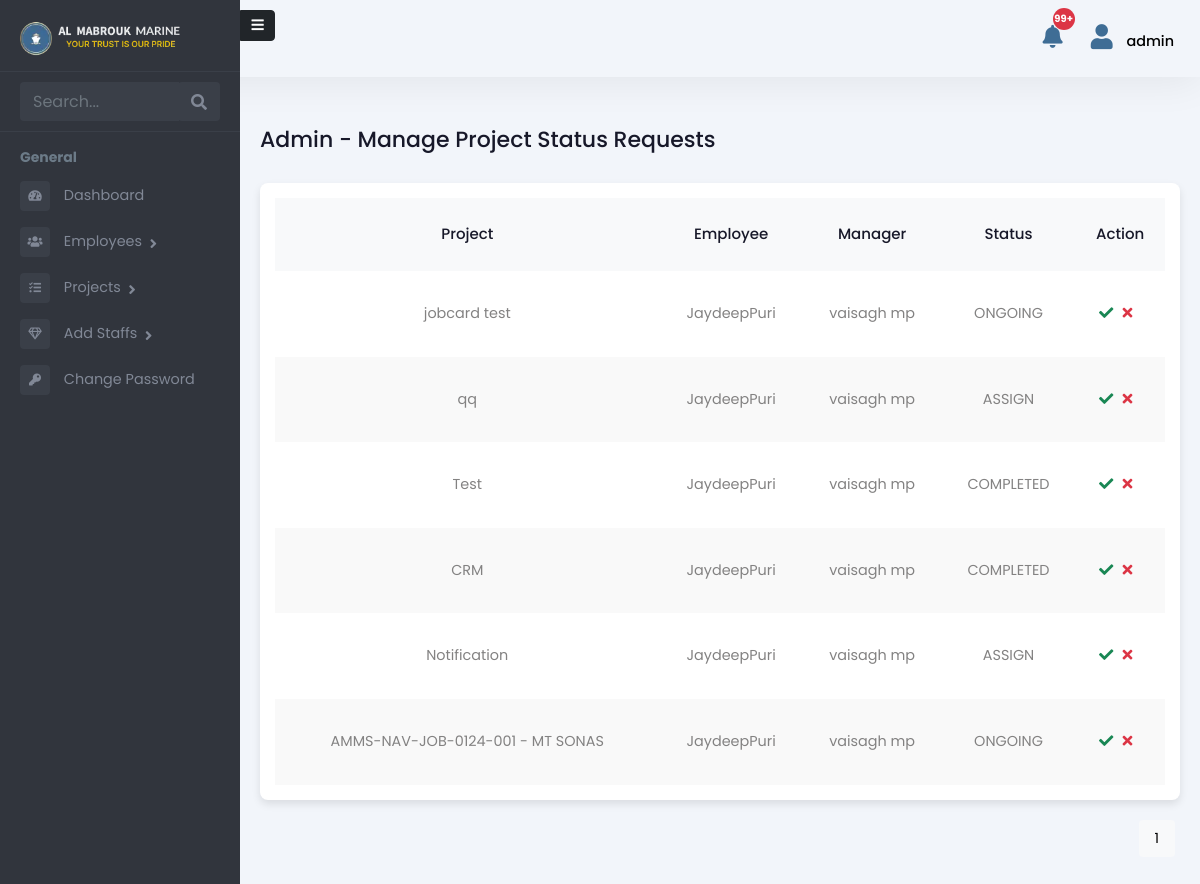
Before: /admin-panel/manage-project-status/ (signed in) with the older database file.
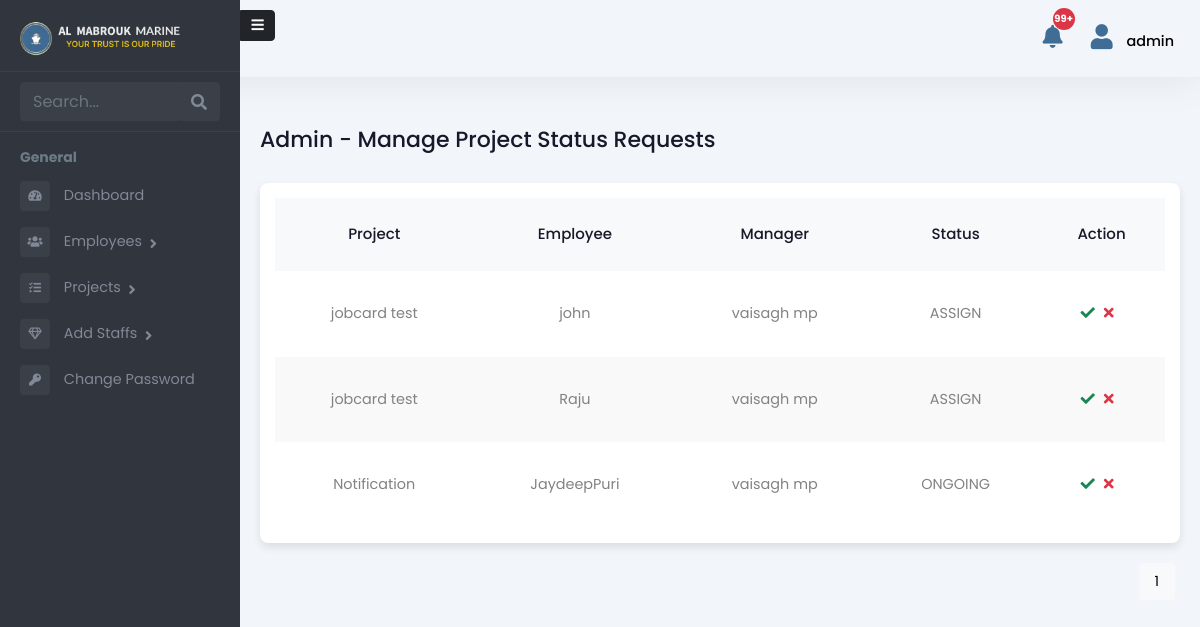
After: the same page with the newer database file.
### Admin/models.py (models this page shows, shortened)
class TeamMemberStatus(models.Model):
    STATUS_CHOICES = [
        ('ASSIGN', 'Assign'),
        ('ONGOING', 'Ongoing'),
        ('HOLD', 'Hold'),
        ('CANCELLED', 'Cancelled'),
        ('COMPLETED', 'Completed'),
    ]
    APPROVAL_CHOICES = [
        ('PENDING', 'Pending'),
        ('APPROVED', 'Approved'),
        ('REJECTED', 'Rejected'),
    ]
    team = models.ForeignKey('Team', on_delete=models.CASCADE, related_name='team_members_status')
    employee = models.ForeignKey('Employee', on_delete=models.CASCADE, related_name='project_statuses')
    status = models.CharField(max_length=100, choices=STATUS_CHOICES, default='ASSIGN')
    notes = models.TextField(max_length=2000, null=True, blank=True)
    last_updated = models.DateTimeField(auto_now=True)
    manager_approval_status = models.CharField(max_length=10, choices=APPROVAL_CHOICES, default='PENDING')
    rejection_reason = models.TextField(null=True, blank=True)
    class Meta:
        unique_together = ('team', 'employee')

class Team(models.Model):
    name = models.CharField(max_length=255)
    manager = models.ForeignKey(
        'Employee', on_delete=models.CASCADE, related_name='managed_teams',
        limit_choices_to={'is_manager': True}
    )
    employees = models.ManyToManyField(
        'Employee', related_name='teams_assigned',
        limit_choices_to={'is_employee': True}
    )
    project = models.ForeignKey(
        'Project', on_delete=models.CASCADE, related_name='teams'
    )

class Project(models.Model):
    STATUS_CHOICES = [
        ('PENDING', 'Pending'),
        ('ASSIGN', 'Assign'),
        ('ONGOING', 'Ongoing'),
        ('HOLD', 'Hold'),
        ('CANCELLED', 'Cancelled'),
        ('COMPLETED', 'Completed'),
    ]
    CATEGORY_CHOICES = [
        ('OVERSEAS', 'Overseas'),
        ('ANCHORAGE', 'Anchorage'),
        ('HOLIDAY_WORKING', 'Holiday Working'),
    ]
    PRIORITY_CHOICES = [
        ('HIGH', 'High'),
        ('MEDIUM', 'Medium'),
        ('LOW', 'Low'),
    ]
    name = models.CharField(max_length=255)
    code = models.CharField(max_length=100, unique=True)
    client_name = models.CharField(max_length=255, default="", blank=True)
    purchase_and_expenses = models.DecimalField(
        max_digits=12, decimal_places=2, default=0.00)
    invoice_amount = models.DecimalField(
        max_digits=12, decimal_places=2, default=0.00)
    currency_code = models.CharField(max_length=10, default="AED")
    status = models.CharField(
        max_length=100, choices=STATUS_CHOICES, default='PENDING')
    category = models.CharField(
        max_length=50, choices=CATEGORY_CHOICES, default='OVERSEAS')
    priority = models.CharField(max_length=10, choices=PRIORITY_CHOICES, default='MEDIUM')
    job_description = models.TextField(blank=True, null=True)
    manager = models.ForeignKey(
        'Employee', on_delete=models.SET_NULL, null=True, blank=True, related_name='managed_projects',
        limit_choices_to={'is_manager': True}
    )
    created_at = models.DateTimeField(auto_now_add=True)
    deadline_date = models.DateField(null=True, blank=True)
    attachment = models.FileField(upload_to='project_attachments/', blank=True, null=True)
    job_card = models.FileField(upload_to='job_cards/', blank=True, null=True)

class Employee(models.Model):
    user = models.OneToOneField(User, on_delete=models.CASCADE, related_name='employee_profile')
    is_employee = models.BooleanField(default=False)
    is_manager = models.BooleanField(default=False)
    is_administration = models.BooleanField(default=False)
    is_hr = models.BooleanField(default=False)
    rank = models.CharField(max_length=255, blank=True, null=True)
    salary = models.DecimalField(max_digits=10, decimal_places=2, blank=True, null=True)
    work_days = models.DecimalField(max_digits=10, decimal_places=2, default=0, blank=True)
    holidays = models.IntegerField(null=True, blank=True)
    overseas_days = models.IntegerField(default=0)
    date_of_birth = models.DateField(null=True, blank=True)
    phone_number = models.CharField(max_length=15, blank=True, null=True)
    date_of_join = models.DateField(null=True, blank=True)
    address = models.TextField(blank=True, null=True)
    profile_picture = models.ImageField(upload_to="profile_pictures/", null=True, blank=True)

### Admin/views.py (the view, shortened to what this page needs)
# urls.py: path('manage-project-status/', admin_manage_project_status, name='admin_manage_project_status'),
@login_required
@user_passes_test(admin_required)
def admin_manage_project_status(request):
    pending_status_list = TeamMemberStatus.objects.filter(
        manager_approval_status='PENDING'
    ).select_related('employee', 'team', 'team__project').order_by('-last_updated')
    paginator = Paginator(pending_status_list, 10)  # Show 10 per page
    page = request.GET.get('page')
    try:
        pending_statuses = paginator.page(page)
    except PageNotAnInteger:
        pending_statuses = paginator.page(1)
    except EmptyPage:
        pending_statuses = paginator.page(paginator.num_pages)
    return render(request, 'Admin/manage_project_status.html', {
        'pending_statuses': pending_statuses
    })

### Admin/views.py (called while the page is built)
def admin_required(user):
    return user.is_authenticated and user.is_superuser

### templates/Admin/manage_project_status.html (shortened to what this page needs)
{% extends 'Admin/adminbase.html' %}
{% load static %}
{% block content %}
<div class="emply-list-wraper">
    <div class="pg-title">
        <h1>Admin - Manage Project Status Requests</h1>
    </div>
    <div class="widget-box table-wdgt">
        {% if pending_statuses %}
        <table id="projectStatusTable">
            <thead>
                <tr>
                    <th>Project</th>
                    <th>Employee</th>
                    <th>Manager</th>
                    <th>Status</th>
                    <th>Action</th>
                </tr>
            </thead>
            <tbody>
                {% for status in pending_statuses %}
                <tr>
                    <td>{{ status.team.project.name }}</td>
                    <td>{{ status.employee.user.username }}</td>
                    <td>{{ status.team.manager.user.get_full_name }}</td>
                    <td>{{ status.status }}</td>
                    <td class="list-action-col d-flex justify-content-center">
                        <form method="POST" action="{% url 'admin_manage_project_status' %}" style="display: flex; align-items: center;">
                            <button type="submit" style="background: transparent; border: none; padding: 0;" title="Approve">
                                <i class="fas fa-check text-success"></i>
                            </button>
                        </form>
                        <a href="#" data-bs-toggle="modal" data-bs-target="#rejectModal{{ status.id }}">
                            <i class="fas fa-times text-danger" title="Reject"></i>
                        </a>
                    </td>
                </tr>
                {% endfor %}
            </tbody>
        </table>
        {% else %}
        <p class="text-center">No Pending Project Status Requests</p>
        {% endif %}
    </div>
    <div class="pagination" id="pagination">
    {% for page in pending_statuses.paginator.page_range %}
        <a href="?page={{ page }}" class="{% if pending_statuses.number == page %}active{% endif %}">
            <button>{{ page }}</button>
        </a>
    {% endfor %}
</div>
</div>
{% endblock %}

Changed rows visible on the page:
no longer on this page (row edited): TeamMemberStatus: team.project.name "jobcard test", employee.user.username "JaydeepPuri", team.manager.user.get_full_name "vaisagh mp", status "ONGOING"
no longer on this page (row edited): TeamMemberStatus: team.project.name "qq", employee.user.username "JaydeepPuri", team.manager.user.get_full_name "vaisagh mp", status "ASSIGN"
no longer on this page (row edited): TeamMemberStatus: team.project.name "Test", employee.user.username "JaydeepPuri", team.manager.user.get_full_name "vaisagh mp", status "COMPLETED"
no longer on this page (row edited): TeamMemberStatus: team.project.name "CRM", employee.user.username "JaydeepPuri", team.manager.user.get_full_name "vaisagh mp", status "COMPLETED"
no longer on this page (row edited): TeamMemberStatus: team.project.name "AMMS-NAV-JOB-0124-001 - MT SONAS", employee.user.username "JaydeepPuri", team.manager.user.get_full_name "vaisagh mp", status "ONGOING"
added TeamMemberStatus: team.project.name "jobcard test", employee.user.username "john", team.manager.user.get_full_name "vaisagh mp", status "ASSIGN"
added TeamMemberStatus: team.project.name "jobcard test", employee.user.username "Raju", team.manager.user.get_full_name "vaisagh mp", status "ASSIGN"
changed TeamMemberStatus "Notification": status "ASSIGN" → "ONGOING"
